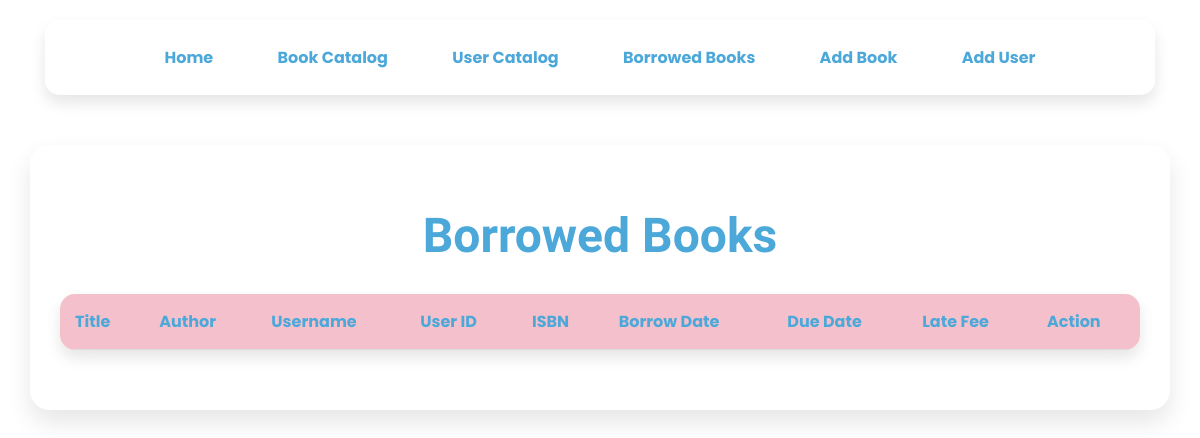
The app's page /borrowed_books, older data.
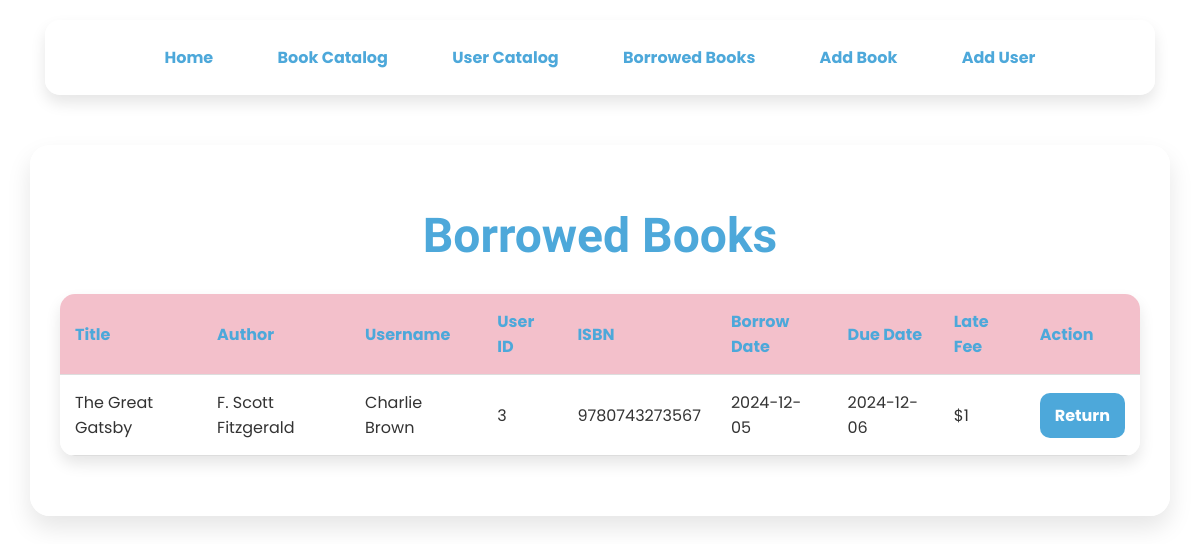
The same page, newer data.
### app/models.py (models this page shows, shortened)
class Borrow(db.Model):
    id = db.Column(db.Integer, primary_key=True)
    book_id = db.Column(db.Integer, db.ForeignKey('book.id'), nullable=False)
    user_id = db.Column(db.Integer, db.ForeignKey('user.id'), nullable=False)
    borrow_date = db.Column(db.DateTime, nullable=False, default=datetime.utcnow)
    return_date = db.Column(db.DateTime, nullable=True)
    due_date = db.Column(db.DateTime, nullable=False, default=lambda: datetime.utcnow() + timedelta(days=14))
    def late_fee(self):
        if not self.return_date:
            return_date = datetime.now()
        else:
            return_date = self.return_date
        if return_date > self.due_date:
            days_late = (return_date - self.due_date).days
            return days_late * 1  # Late fee of $1 per day
        return 0

class Book(db.Model):
    id = db.Column(db.Integer, primary_key=True)
    title = db.Column(db.String(150), nullable=False)
    author = db.Column(db.String(150), nullable=False)
    isbn = db.Column(db.String(13), unique=True, nullable=False)
    quantity = db.Column(db.Integer, nullable=False, default=1)
    publication_year = db.Column(db.Integer, nullable=False)
    genre = db.Column(db.String(100), nullable=False)
    borrows = db.relationship('Borrow', backref='book', lazy=True)

class User(db.Model):
    id = db.Column(db.Integer, primary_key=True)
    name = db.Column(db.String(100), nullable=False)
    email = db.Column(db.String(100), nullable=False)
    phone_number = db.Column(db.String(20), nullable=True)
    birthdate = db.Column(db.Date, nullable=True)
    borrowed_books = relationship('Borrow', backref='user', cascade='all, delete-orphan')

### app/routes.py (the view)
@main.route('/borrowed_books')
def borrowed_books():
    borrowed_books = Borrow.query.filter_by(return_date=None).all()
    for borrow in borrowed_books:
        borrow.late_fee_amount = borrow.late_fee()
    return render_template('borrowed_books.html', borrowed_books=borrowed_books)

### app/templates/borrowed_books.html (shortened to what this page needs)
<!DOCTYPE html>
<html lang="en">
<head>
</head>
<body>
<nav>
    <a href="{{ url_for('main.home') }}">Home</a>
    <a href="{{ url_for('main.catalog') }}">Book Catalog</a>
    <a href="{{ url_for('main.users') }}">User Catalog</a>
    <a href="{{ url_for('main.borrowed_books') }}">Borrowed Books</a>
    <a href="{{ url_for('main.add_book') }}">Add Book</a>
    <a href="{{ url_for('main.add_user') }}">Add User</a>
</nav>
<div class="container">
    <h1>Borrowed Books</h1>
    <table>
        <thead>
            <tr>
                <th>Title</th>
                <th>Author</th>
                <th>Username</th>
                <th>User ID</th>
                <th>ISBN</th>
                <th>Borrow Date</th>
                <th>Due Date</th>
                <th>Late Fee</th>
                <th>Action</th>
            </tr>
        </thead>
        <tbody>
            {% for borrow in borrowed_books %}
            <tr>
                <td>{{ borrow.book.title }}</td>
                <td>{{ borrow.book.author }}</td>
                <td>{{ borrow.user.name }}</td>
                <td>{{ borrow.user_id }}</td>
                <td>{{ borrow.book.isbn }}</td>
                <td>{{ borrow.borrow_date.strftime('%Y-%m-%d') }}</td>
                <td>{{ borrow.due_date.strftime('%Y-%m-%d') }}</td>
                <td class="late-fee" data-borrow-id="{{ borrow.id }}">
                    ${{ borrow.late_fee_amount }}
                </td>
                <td>
                    {% if borrow.return_date %}
                    <span>Returned</span>
                    {% else %}
                    <a href="#" class="btn return-btn" data-borrow-id="{{ borrow.id }}">Return</a>
                    {% endif %}
                </td>
            </tr>
            {% endfor %}
        </tbody>
    </table>
</div>
</body>
</html>

Row changes from the older to the newer data that the page shows:
added Borrow: book "The Great Gatsby", book.author "F. Scott Fitzgerald", user.name "Charlie Brown", user_id "3", book.isbn "9780743273567", borrow_date "2024-12-05", due_date "2024-12-06", late_fee_amount "1"
